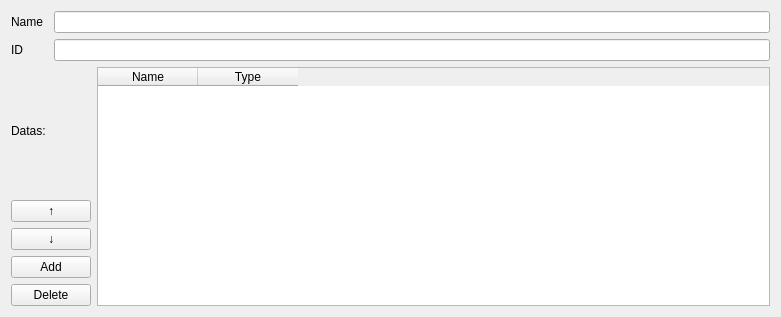
<?xml version="1.0" encoding="UTF-8"?>
<ui version="4.0">
 <class>PBCS::PacketEditPage</class>
 <widget class="QWidget" name="PBCS::PacketEditPage">
  <property name="geometry">
   <rect>
    <x>0</x>
    <y>0</y>
    <width>781</width>
    <height>317</height>
   </rect>
  </property>
  <property name="windowTitle">
   <string>PacketEditPage</string>
  </property>
  <property name="autoFillBackground">
   <bool>false</bool>
  </property>
  <layout class="QGridLayout" name="gridLayout">
   <item row="0" column="0">
    <widget class="QLabel" name="label_2">
     <property name="text">
      <string>Name</string>
     </property>
    </widget>
   </item>
   <item row="0" column="1" colspan="2">
    <widget class="QLineEdit" name="nameEdit"/>
   </item>
   <item row="1" column="0">
    <widget class="QLabel" name="label_3">
     <property name="text">
      <string>ID</string>
     </property>
    </widget>
   </item>
   <item row="1" column="1" colspan="2">
    <widget class="QLineEdit" name="IDEdit"/>
   </item>
   <item row="2" column="0" colspan="2">
    <layout class="QVBoxLayout" name="verticalLayout">
     <item>
      <widget class="QLabel" name="label">
       <property name="text">
        <string>Datas:</string>
       </property>
      </widget>
     </item>
     <item>
      <widget class="QPushButton" name="upButton">
       <property name="text">
        <string>↑</string>
       </property>
      </widget>
     </item>
     <item>
      <widget class="QPushButton" name="downButton">
       <property name="text">
        <string>↓</string>
       </property>
      </widget>
     </item>
     <item>
      <widget class="QPushButton" name="addButton">
       <property name="text">
        <string>Add</string>
       </property>
      </widget>
     </item>
     <item>
      <widget class="QPushButton" name="deleteButton">
       <property name="text">
        <string>Delete</string>
       </property>
      </widget>
     </item>
    </layout>
   </item>
   <item row="2" column="2">
    <widget class="QTableWidget" name="datasTable">
     <column>
      <property name="text">
       <string>Name</string>
      </property>
     </column>
     <column>
      <property name="text">
       <string>Type</string>
      </property>
     </column>
    </widget>
   </item>
  </layout>
 </widget>
 <resources/>
 <connections/>
</ui>
